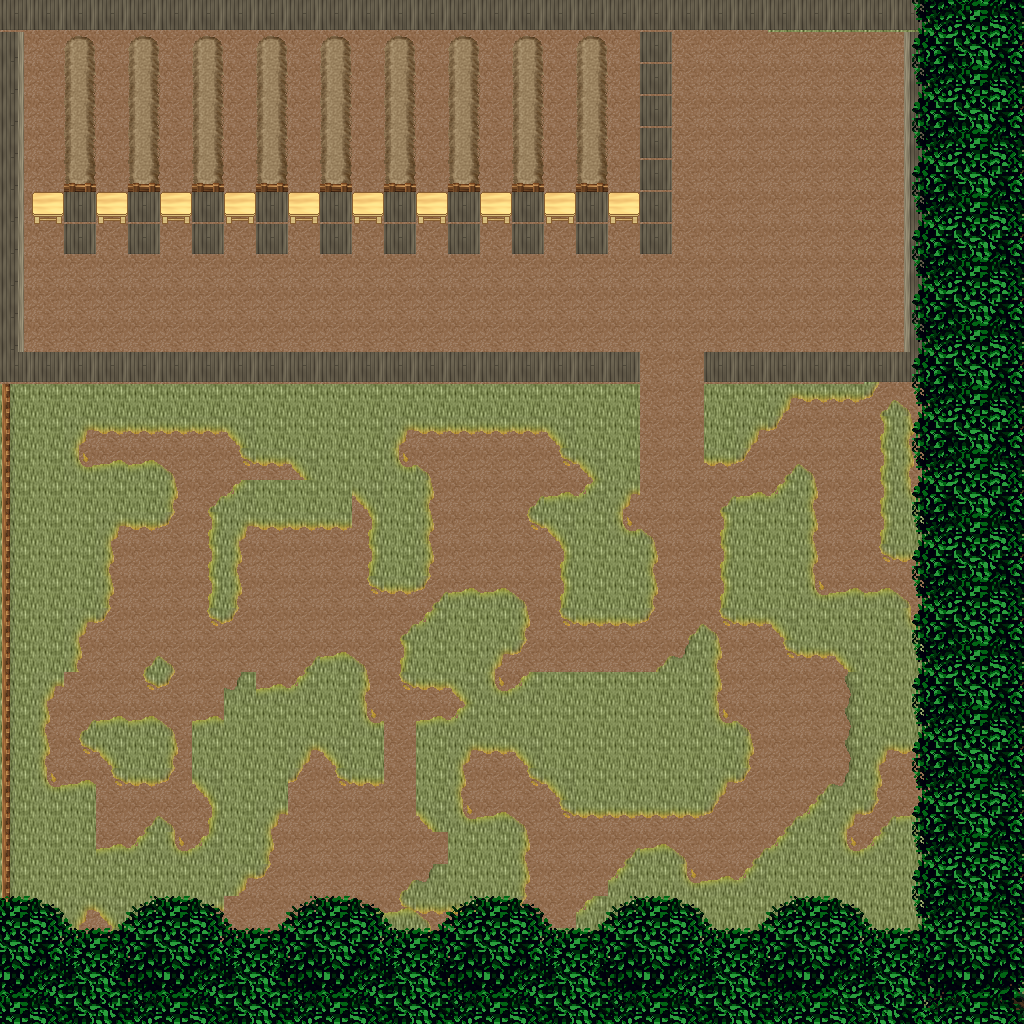

Tiled map render using the project's own tile images. Description and the map definition, with tile-layer contents summarised, below:
An orthogonal 32x32 tile map with 32x32 px tiles, 5 tile layers (0_floor, 1_terrain, 2_object, 3_roof, ...), 3 hidden layers not drawn, 9 tilesets.

<map version="1.0" tiledversion="1.1.6" orientation="orthogonal" renderorder="right-down" width="32" height="32" tilewidth="32" tileheight="32" infinite="0" nextobjectid="1">
 <tileset firstgid="1" name="building/fence/wooden_brown_fence" tilewidth="32" tileheight="32" tilecount="42" columns="7">
  <image source="../../tileset/building/fence/wooden_brown_fence.png" width="224" height="192" />
 </tileset>
 <tileset firstgid="43" name="logic/collision" tilewidth="32" tileheight="32" tilecount="1" columns="1">
  <image source="../../tileset/logic/collision.png" width="32" height="32" />
 </tileset>
 <tileset firstgid="44" name="furniture/table/square_pale" tilewidth="32" tileheight="32" tilecount="1" columns="1">
  <image source="../../tileset/furniture/table/square_pale.png" width="32" height="32" />
 </tileset>
 <tileset firstgid="45" name="building/wall/old_wood" tilewidth="32" tileheight="32" tilecount="9" columns="3">
  <image source="../../tileset/building/wall/old_wood.png" width="96" height="96" />
 </tileset>
 <tileset firstgid="54" name="ground/dry_grass" tilewidth="32" tileheight="32" tilecount="54" columns="9">
  <image source="../../tileset/ground/dry_grass.png" width="288" height="192" />
 </tileset>
 <tileset firstgid="108" name="ground/dirt_mounds" tilewidth="32" tileheight="32" tilecount="9" columns="3">
  <image source="../../tileset/ground/dirt_mounds.png" width="96" height="96" />
 </tileset>
 <tileset firstgid="117" name="ground/ground_3" tilewidth="32" tileheight="32" tilecount="5" columns="5">
  <image source="../../tileset/ground/ground_3.png" width="160" height="32" />
 </tileset>
 <tileset firstgid="122" name="plant/tree/tree_darkgreen" tilewidth="32" tileheight="32" tilecount="88" columns="8">
  <image source="../../tileset/plant/tree/tree_darkgreen.png" trans="ffffff" width="256" height="352" />
 </tileset>
 <tileset firstgid="210" name="../../tileset/plant/tree/tree_darkgreen.png" tilewidth="32" tileheight="32" tilecount="88" columns="8">
  <image source="../../tileset/plant/tree/tree_darkgreen.png" trans="ffffff" width="256" height="352" />
 </tileset>
 <layer name="0_floor" width="32" height="32">
  <data>[1024 cells, 1024 non-empty, 2 distinct tile ids]</data>
 </layer>
 <layer name="1_terrain" width="32" height="32">
  <data>[1024 cells, 529 non-empty, 29 distinct tile ids]</data>
 </layer>
 <layer name="2_object" width="32" height="32">
  <data>[1024 cells, 50 non-empty, 10 distinct tile ids]</data>
 </layer>
 <layer name="3_roof" width="32" height="32">
  <data>[1024 cells, 242 non-empty, 21 distinct tile ids]</data>
 </layer>
 <layer name="4_roof_add" width="32" height="32">
  <data>[1024 cells, 139 non-empty, 10 distinct tile ids]</data>
 </layer>
 <layer name="objects" width="32" height="32" visible="0">
  <data>[1024 cells, 0 non-empty, 0 distinct tile ids]</data>
 </layer>
 <layer name="collision" width="32" height="32" visible="0" opacity="0.25">
  <data>[1024 cells, 273 non-empty, 1 distinct tile ids]</data>
 </layer>
 <layer name="protection" width="32" height="32" visible="0">
  <data>[1024 cells, 0 non-empty, 0 distinct tile ids]</data>
 </layer>
</map>
